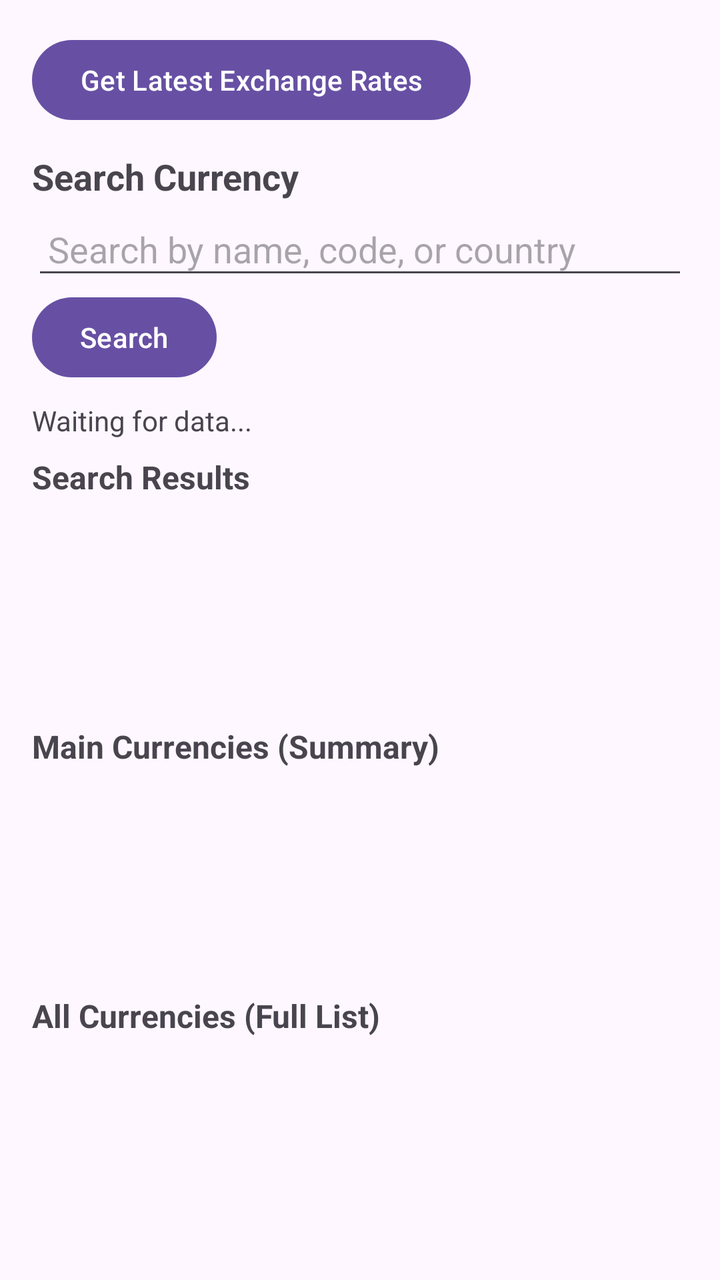
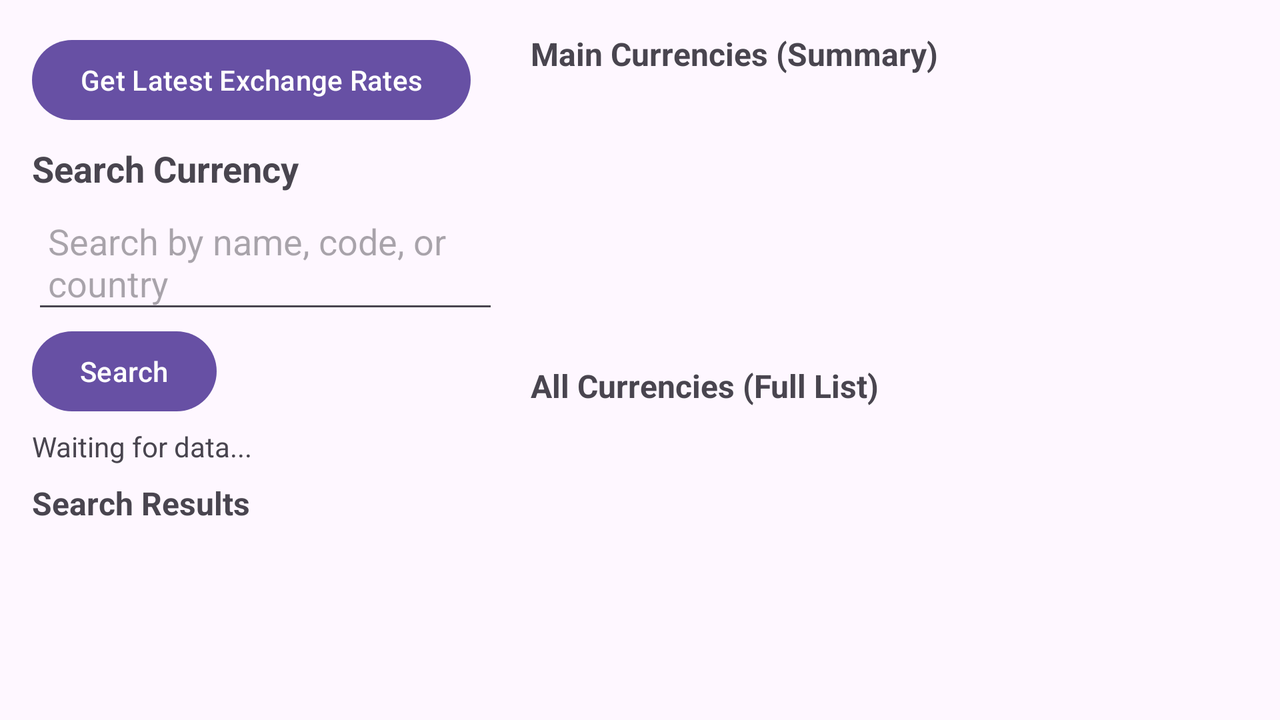

First picture: res/layout/ on a phone held upright. Second picture: the repository's own variant of that layout, on a device whose configuration matches the variant's folder. Source for both follows.
<!-- AndroidManifest.xml: application theme Theme.Caldwell_Andrew_ACALDW301 -->
<!-- res/layout/activity_main.xml -->
<?xml version="1.0" encoding="utf-8"?>
<LinearLayout xmlns:android="http://schemas.android.com/apk/res/android"
    android:layout_width="match_parent"
    android:layout_height="match_parent"
    android:orientation="vertical"
    android:padding="16dp">

    
    <Button
        android:id="@+id/startButton"
        android:layout_width="wrap_content"
        android:layout_height="wrap_content"
        android:text="Get Latest Exchange Rates" />

    
    <TextView
        android:id="@+id/textSearchHeading"
        android:layout_width="match_parent"
        android:layout_height="wrap_content"
        android:layout_marginTop="12dp"
        android:text="Search Currency"
        android:textSize="18sp"
        android:textStyle="bold" />

    <EditText
        android:id="@+id/editSearch"
        android:layout_width="match_parent"
        android:layout_height="wrap_content"
        android:hint="Search by name, code, or country"
        android:padding="8dp"
        android:layout_marginTop="4dp" />

    <Button
        android:id="@+id/btnSearch"
        android:layout_width="wrap_content"
        android:layout_height="wrap_content"
        android:text="Search" />

    
    <TextView
        android:id="@+id/rawDataDisplay"
        android:layout_width="match_parent"
        android:layout_height="wrap_content"
        android:layout_marginTop="8dp"
        android:text="Waiting for data..."
        android:textSize="14sp" />

    
    <LinearLayout
        android:layout_width="match_parent"
        android:layout_height="0dp"
        android:layout_weight="1"
        android:orientation="vertical"
        android:layout_marginTop="8dp">

        
        <TextView
            android:id="@+id/textSearchResultsHeading"
            android:layout_width="match_parent"
            android:layout_height="wrap_content"
            android:text="Search Results"
            android:textSize="16sp"
            android:textStyle="bold" />

        <ListView
            android:id="@+id/listViewSearchResults"
            android:layout_width="match_parent"
            android:layout_height="0dp"
            android:layout_weight="1" />

        
        <TextView
            android:id="@+id/textMainHeading"
            android:layout_width="match_parent"
            android:layout_height="wrap_content"
            android:layout_marginTop="8dp"
            android:text="Main Currencies (Summary)"
            android:textSize="16sp"
            android:textStyle="bold" />

        <ListView
            android:id="@+id/listViewMainCurrencies"
            android:layout_width="match_parent"
            android:layout_height="0dp"
            android:layout_weight="1" />

        
        <TextView
            android:id="@+id/textAllHeading"
            android:layout_width="match_parent"
            android:layout_height="wrap_content"
            android:layout_marginTop="8dp"
            android:text="All Currencies (Full List)"
            android:textSize="16sp"
            android:textStyle="bold" />

        <ListView
            android:id="@+id/listViewAllCurrencies"
            android:layout_width="match_parent"
            android:layout_height="0dp"
            android:layout_weight="1" />

    </LinearLayout>

</LinearLayout>
<!-- resources referenced by this layout -->
<resources>
  <style name="Theme.Caldwell_Andrew_ACALDW301" parent="Base.Theme.Caldwell_Andrew_ACALDW301" />
  <style name="Base.Theme.Caldwell_Andrew_ACALDW301" parent="Theme.Material3.DayNight.NoActionBar">
          
          
      </style>
</resources>
<!-- res/layout-land/activity_main.xml (the repository's variant of the layout above) -->
<!-- drawn on the phone turned sideways -->
<?xml version="1.0" encoding="utf-8"?>
<LinearLayout xmlns:android="http://schemas.android.com/apk/res/android"
    android:layout_width="match_parent"
    android:layout_height="match_parent"
    android:orientation="horizontal"
    android:padding="8dp">

    
    <LinearLayout
        android:layout_width="0dp"
        android:layout_height="match_parent"
        android:layout_weight="1"
        android:orientation="vertical"
        android:padding="8dp">

        
        <Button
            android:id="@+id/startButton"
            android:layout_width="wrap_content"
            android:layout_height="wrap_content"
            android:text="Get Latest Exchange Rates" />

        
        <TextView
            android:id="@+id/textSearchHeading"
            android:layout_width="match_parent"
            android:layout_height="wrap_content"
            android:layout_marginTop="8dp"
            android:text="Search Currency"
            android:textSize="18sp"
            android:textStyle="bold" />

        <EditText
            android:id="@+id/editSearch"
            android:layout_width="match_parent"
            android:layout_height="wrap_content"
            android:hint="Search by name, code, or country"
            android:padding="8dp"
            android:layout_marginTop="4dp" />

        <Button
            android:id="@+id/btnSearch"
            android:layout_width="wrap_content"
            android:layout_height="wrap_content"
            android:text="Search" />

        
        <TextView
            android:id="@+id/rawDataDisplay"
            android:layout_width="match_parent"
            android:layout_height="wrap_content"
            android:layout_marginTop="4dp"
            android:text="Waiting for data..."
            android:textSize="14sp" />

        
        <TextView
            android:id="@+id/textSearchResultsHeading"
            android:layout_width="match_parent"
            android:layout_height="wrap_content"
            android:layout_marginTop="8dp"
            android:text="Search Results"
            android:textSize="16sp"
            android:textStyle="bold" />

        <ListView
            android:id="@+id/listViewSearchResults"
            android:layout_width="match_parent"
            android:layout_height="0dp"
            android:layout_weight="1" />

    </LinearLayout>

    
    <LinearLayout
        android:layout_width="0dp"
        android:layout_height="match_parent"
        android:layout_weight="1.5"
        android:orientation="vertical"
        android:padding="8dp">

        
        <TextView
            android:id="@+id/textMainHeading"
            android:layout_width="match_parent"
            android:layout_height="wrap_content"
            android:text="Main Currencies (Summary)"
            android:textSize="16sp"
            android:textStyle="bold" />

        <ListView
            android:id="@+id/listViewMainCurrencies"
            android:layout_width="match_parent"
            android:layout_height="0dp"
            android:layout_weight="1" />

        
        <TextView
            android:id="@+id/textAllHeading"
            android:layout_width="match_parent"
            android:layout_height="wrap_content"
            android:layout_marginTop="4dp"
            android:text="All Currencies (Full List)"
            android:textSize="16sp"
            android:textStyle="bold" />

        <ListView
            android:id="@+id/listViewAllCurrencies"
            android:layout_width="match_parent"
            android:layout_height="0dp"
            android:layout_weight="1" />

    </LinearLayout>

</LinearLayout>
